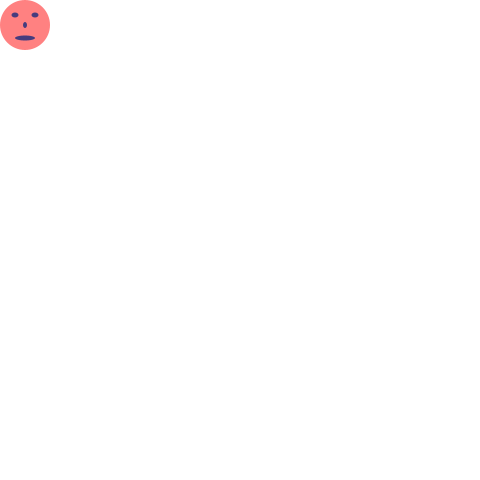
Frame 1 (no input)
Frame 60 (the mouse pressed at the canvas centre just before this capture): identical to frame 1, image omitted
Frame 120 (the mouse held since frame 60 and released just before this capture): identical to frame 1, image omitted

The Processing sketch that drew this single still picture (run headless with seeded random() and noise(); from frame 60 on, the mouse is pressed at the canvas centre):

// Processing sketch: processing_158045
// ── processing_158045.pde

int x=25; // ////variables enteras
int y=25;
void setup (){ ////// configuracion
  size(480,480);
  frameRate(30); //////cuadros por segundo
}
void draw(){ // ////dibuja
  background(255);
  color c = color(255, 129, 129);  // Define color 'c'
fill(c);  // Use color variable 'c' as fill color
noStroke(); 
  ellipse(x,y,50,50);
  color a = color(70, 60, 126);  // Define color 'c'
fill(a);  // Use color variable 'c' as fill color
noStroke();
  ellipse(x-10,y-10,7,5);/// ojo 1
  ellipse(x+10,y-10,7,5);/// ojo 2
  ellipse(x,y+13,20,5); /// boca
  ellipse(x,y,4,6);  //// nariz
}
void keyPressed() {
  if (key == CODED) {
    if (keyCode == UP) {
      y=y-5;
    } if (keyCode == DOWN) {
      y=y+5;
    } if (keyCode == RIGHT){
      x=x+5;
    } if(keyCode == LEFT) {
      x=x-5;
  }
  } 
  }
